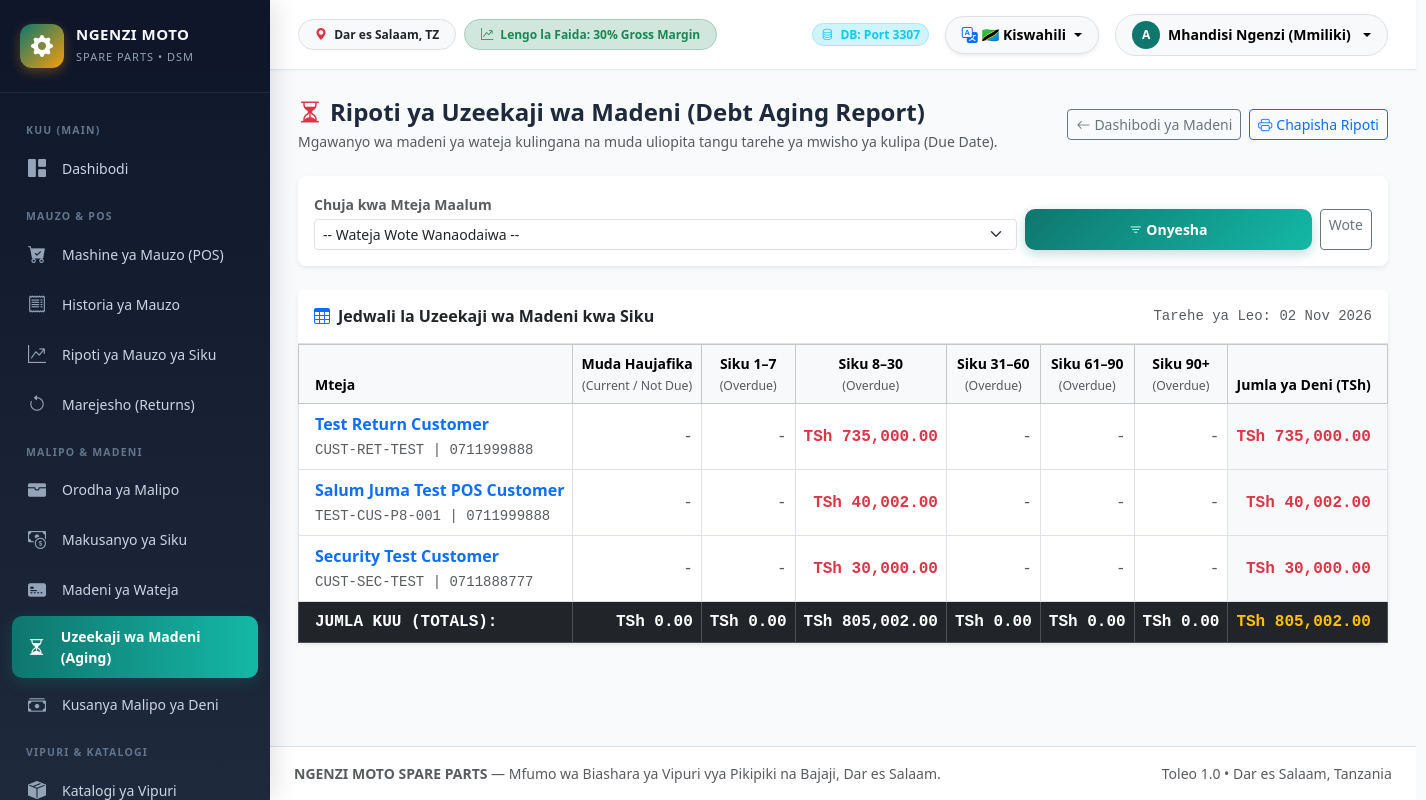
The page /index.php?route=debt_aging (signed in) on the database as committed earlier.
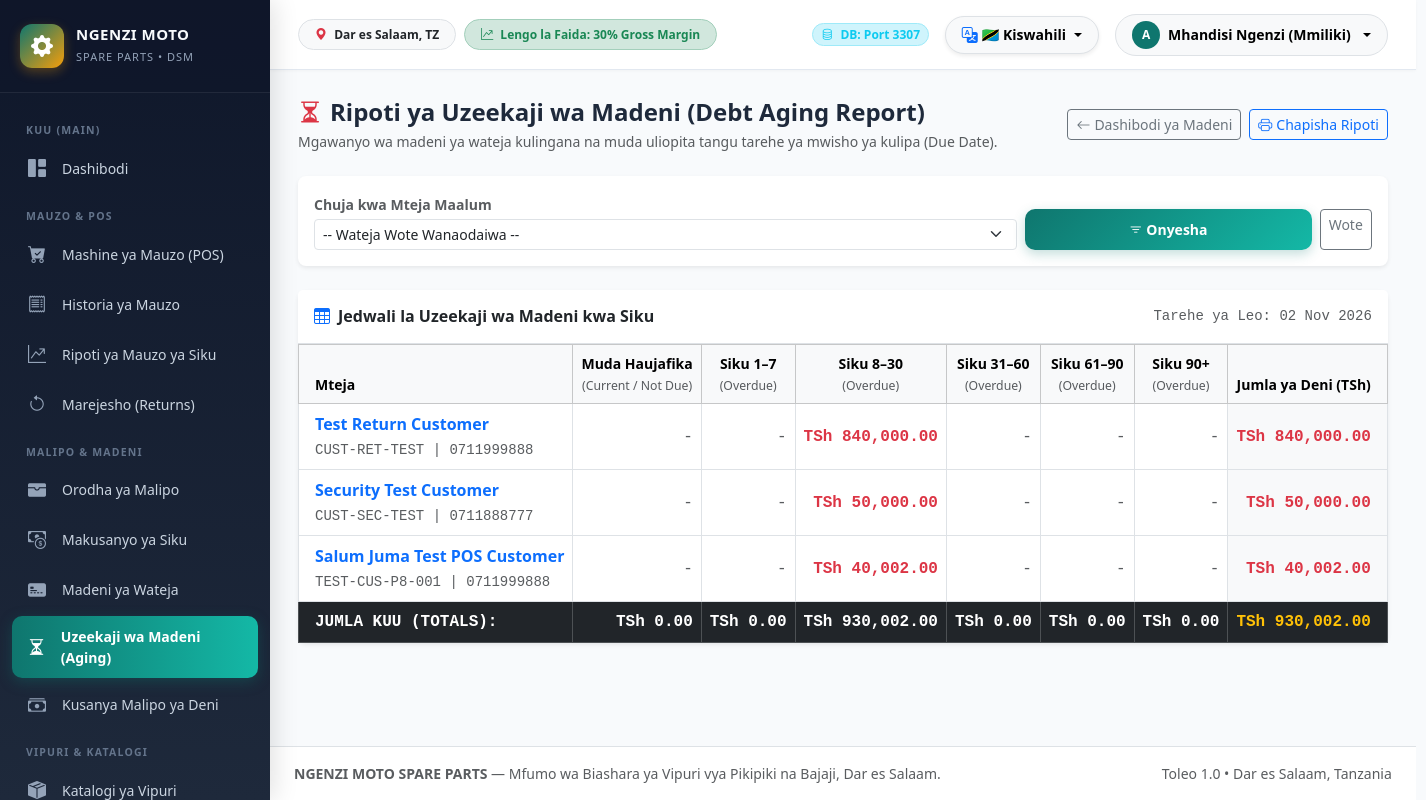
The same page on the database as committed later.
### tables this page shows
CREATE TABLE `customers` (
  `id` int(11) NOT NULL AUTO_INCREMENT,
  `customer_code` varchar(50) NOT NULL,
  `name` varchar(100) NOT NULL,
  `phone` varchar(20) DEFAULT NULL,
  `alternative_phone` varchar(20) DEFAULT NULL,
  `email` varchar(100) DEFAULT NULL,
  `password` varchar(255) DEFAULT NULL,
  `address` varchar(255) DEFAULT NULL,
  `area` varchar(100) DEFAULT NULL,
  `gender` varchar(20) DEFAULT NULL,
  `customer_type` enum('individual','retail','mechanic','garage','business','walk_in','reseller','dealer','other') DEFAULT 'individual',
  `credit_limit` decimal(15,2) DEFAULT 0.00,
  `credit_allowed` tinyint(1) NOT NULL DEFAULT 1,
  `payment_terms` varchar(50) NOT NULL DEFAULT '30 days',
  `credit_status` enum('active','warning','blocked') NOT NULL DEFAULT 'active',
  `current_balance` decimal(15,2) DEFAULT 0.00,
  `notes` text DEFAULT NULL,
  `status` enum('active','inactive','blocked') DEFAULT 'active',
  `last_login` datetime DEFAULT NULL,
  `created_by` int(11) DEFAULT NULL,
  `updated_by` int(11) DEFAULT NULL,
  `created_at` timestamp NOT NULL DEFAULT current_timestamp(),
  `updated_at` timestamp NOT NULL DEFAULT current_timestamp() ON UPDATE current_timestamp(),
  PRIMARY KEY (`id`),
  UNIQUE KEY `customer_code` (`customer_code`),
  KEY `idx_customer_phone` (`phone`),
  KEY `created_by` (`created_by`),
  KEY `updated_by` (`updated_by`),
  CONSTRAINT `customers_ibfk_1` FOREIGN KEY (`created_by`) REFERENCES `users` (`id`) ON DELETE SET NULL,
  CONSTRAINT `customers_ibfk_2` FOREIGN KEY (`updated_by`) REFERENCES `users` (`id`) ON DELETE SET NULL
);

### app/controllers/DebtController.php (called while the page is built, shortened)
<?php
class DebtController extends Controller {
    public function agingReport(): void {
        $customerId = !empty($_GET['customer_id']) ? (int)$_GET['customer_id'] : null;
        $agingRows = Customer::getDebtAging($customerId);
        $customers = Customer::all(['status' => 'active'], 1, 500);
        $this->render('debt/aging', [
            'pageTitle'  => 'Ripoti ya Uzeekaji wa Madeni (Debt Aging Report) — NGENZI MOTO',
            'activeMenu' => 'debt_aging',
            'agingRows'  => $agingRows,
            'customers'  => $customers,
            'customerId' => $customerId
        ]);
    }
}

### app/models/Customer.php (called while the page is built, shortened)
<?php
class Customer {
    public static function getDebtAging(?int $customerId = null): array {
        $pdo = Database::getConnection();
        $sql = "
            SELECT
                c.id as customer_id, c.customer_code, c.name as customer_name, c.phone as customer_phone,
                c.credit_limit, c.payment_terms,
                COALESCE(SUM(s.balance_due), 0.00) as total_debt,
                COALESCE(SUM(CASE WHEN s.due_date IS NULL OR s.due_date >= CURRENT_DATE() THEN s.balance_due ELSE 0 END), 0.00) as current_not_due,
                COALESCE(SUM(CASE WHEN s.due_date < CURRENT_DATE() AND DATEDIFF(CURRENT_DATE(), s.due_date) BETWEEN 1 AND 7 THEN s.balance_due ELSE 0 END), 0.00) as overdue_1_7,
                COALESCE(SUM(CASE WHEN s.due_date < CURRENT_DATE() AND DATEDIFF(CURRENT_DATE(), s.due_date) BETWEEN 8 AND 30 THEN s.balance_due ELSE 0 END), 0.00) as overdue_8_30,
                COALESCE(SUM(CASE WHEN s.due_date < CURRENT_DATE() AND DATEDIFF(CURRENT_DATE(), s.due_date) BETWEEN 31 AND 60 THEN s.balance_due ELSE 0 END), 0.00) as overdue_31_60,
                COALESCE(SUM(CASE WHEN s.due_date < CURRENT_DATE() AND DATEDIFF(CURRENT_DATE(), s.due_date) BETWEEN 61 AND 90 THEN s.balance_due ELSE 0 END), 0.00) as overdue_61_90,
                COALESCE(SUM(CASE WHEN s.due_date < CURRENT_DATE() AND DATEDIFF(CURRENT_DATE(), s.due_date) > 90 THEN s.balance_due ELSE 0 END), 0.00) as overdue_90_plus
            FROM `sales` s
            JOIN `customers` c ON s.customer_id = c.id
            WHERE s.balance_due > 0 AND s.sale_status != 'cancelled'
        ";
        $params = [];
        $sql .= " GROUP BY c.id, c.customer_code, c.name, c.phone, c.credit_limit, c.payment_terms ORDER BY total_debt DESC";
        $stmt = $pdo->prepare($sql);
        $stmt->execute($params);
        $rows = $stmt->fetchAll(PDO::FETCH_ASSOC);
        return $rows;
    }
}

### app/core/Helper.php (called while the page is built, shortened)
<?php
class Helper {
    public static function formatMoney(float $amount, bool $showSymbol = true): string {
        $formatted = number_format($amount, 2, '.', ',');
        return $showSymbol ? "TSh " . $formatted : $formatted;
    }
    public static function formatCurrency(float $amount, bool $showSymbol = true): string {
        return self::formatMoney($amount, $showSymbol);
    }
}

### views/debt/aging.php (the view, shortened to what the changed rows need)
<div class="card border-0 shadow-sm rounded-3">
    <div class="card-body p-0">
        <?php if (empty($agingRows)): ?>
            <div class="text-center py-5 text-muted">
                Hakuna madeni yaliyorekodiwa kwa kigezo hiki.
            </div>
        <?php else: ?>
            <div class="table-responsive">
                <table class="table table-bordered table-hover align-middle mb-0 text-nowrap">
                    <thead class="table-light small text-muted text-center">
                        <tr>
                            <th class="text-start ps-3">Mteja</th>
                            <th>Muda Haujafika<br><small class="text-muted fw-normal">(Current / Not Due)</small></th>
                            <th>Siku 1–7<br><small class="text-muted fw-normal">(Overdue)</small></th>
                            <th>Siku 8–30<br><small class="text-muted fw-normal">(Overdue)</small></th>
                            <th>Siku 31–60<br><small class="text-muted fw-normal">(Overdue)</small></th>
                            <th>Siku 61–90<br><small class="text-muted fw-normal">(Overdue)</small></th>
                            <th>Siku 90+<br><small class="text-muted fw-normal">(Overdue)</small></th>
                            <th class="text-end pe-3 bg-light fw-bold">Jumla ya Deni (TSh)</th>
                        </tr>
                    </thead>
                    <tbody>
                        <?php
                            $totCurrent = 0.00;
                            $tot1_7     = 0.00;
                            $tot8_30    = 0.00;
                            $tot31_60   = 0.00;
                            $tot61_90   = 0.00;
                            $tot90Plus  = 0.00;
                            $totGrand   = 0.00;
                        ?>
                        <?php foreach ($agingRows as $row): ?>
                            <?php
                                $cur = (float)$row['current_not_due'];
                                $o1  = (float)$row['overdue_1_7'];
                                $o2  = (float)$row['overdue_8_30'];
                                $o3  = (float)$row['overdue_31_60'];
                                $o4  = (float)$row['overdue_61_90'];
                                $o5  = (float)$row['overdue_90_plus'];
                                $rowTot = (float)$row['total_debt'];
                                $totCurrent += $cur;
                                $tot1_7     += $o1;
                                $tot8_30    += $o2;
                                $tot31_60   += $o3;
                                $tot61_90   += $o4;
                                $tot90Plus  += $o5;
                                $totGrand   += $rowTot;
                            ?>
                            <tr>
                                <td class="ps-3 text-start">
                                    <div class="fw-bold text-dark">
                                        <a href="/index.php?route=debt_customer_profile&id=<?= $row['customer_id'] ?>" class="text-decoration-none">
                                            <?= htmlspecialchars($row['customer_name']) ?>
                                        </a>
                                    </div>
                                    <small class="text-muted font-monospace"><?= htmlspecialchars($row['customer_code']) ?> | <?= htmlspecialchars($row['customer_phone'] ?? '-') ?></small>
                                </td>
                                <td class="text-end font-monospace <?= ($cur > 0) ? 'text-success fw-semibold' : 'text-muted' ?>">
                                    <?= ($cur > 0) ? Helper::formatCurrency($cur) : '-' ?>
                                </td>
                                <td class="text-end font-monospace <?= ($o1 > 0) ? 'text-warning fw-semibold' : 'text-muted' ?>">
                                    <?= ($o1 > 0) ? Helper::formatCurrency($o1) : '-' ?>
                                </td>
                                <td class="text-end font-monospace <?= ($o2 > 0) ? 'text-danger fw-semibold' : 'text-muted' ?>">
                                    <?= ($o2 > 0) ? Helper::formatCurrency($o2) : '-' ?>
                                </td>
                                <td class="text-end font-monospace <?= ($o3 > 0) ? 'text-danger fw-bold' : 'text-muted' ?>">
                                    <?= ($o3 > 0) ? Helper::formatCurrency($o3) : '-' ?>
                                </td>
                                <td class="text-end font-monospace <?= ($o4 > 0) ? 'text-danger fw-bold' : 'text-muted' ?>">
                                    <?= ($o4 > 0) ? Helper::formatCurrency($o4) : '-' ?>
                                </td>
                                <td class="text-end font-monospace <?= ($o5 > 0) ? 'badge-danger fw-bold text-danger' : 'text-muted' ?>">
                                    <?= ($o5 > 0) ? Helper::formatCurrency($o5) : '-' ?>
                                </td>
                                <td class="text-end pe-3 font-monospace fw-bold text-danger bg-light">
                                    <?= Helper::formatCurrency($rowTot) ?>
                                </td>
                            </tr>
                        <?php endforeach; ?>
                    </tbody>
                    <tfoot class="table-dark font-monospace text-end fw-bold">
                        <tr>
                            <td class="text-start ps-3">JUMLA KUU (TOTALS):</td>
                            <td><?= Helper::formatCurrency($totCurrent) ?></td>
                            <td><?= Helper::formatCurrency($tot1_7) ?></td>
                            <td><?= Helper::formatCurrency($tot8_30) ?></td>
                            <td><?= Helper::formatCurrency($tot31_60) ?></td>
                            <td><?= Helper::formatCurrency($tot61_90) ?></td>
                            <td><?= Helper::formatCurrency($tot90Plus) ?></td>
                            <td class="pe-3 text-warning"><?= Helper::formatCurrency($totGrand) ?></td>
                        </tr>
                    </tfoot>
                </table>
            </div>
        <?php endif; ?>
    </div>
</div>

Rows that differ between the two databases and show on the page:
changed customers "Test Return Customer": o2 "TSh 735,000.00" → "TSh 840,000.00"; rowTot "TSh 735,000.00" → "TSh 840,000.00"
changed customers "Security Test Customer": o2 "TSh 30,000.00" → "TSh 50,000.00"; rowTot "TSh 30,000.00" → "TSh 50,000.00"; moves up the list
Other text that changed with them:
Helper::formatCurrency($tot8_30): "TSh 805,002.00" → "TSh 930,002.00"
Helper::formatCurrency($totGrand): "TSh 805,002.00" → "TSh 930,002.00"
